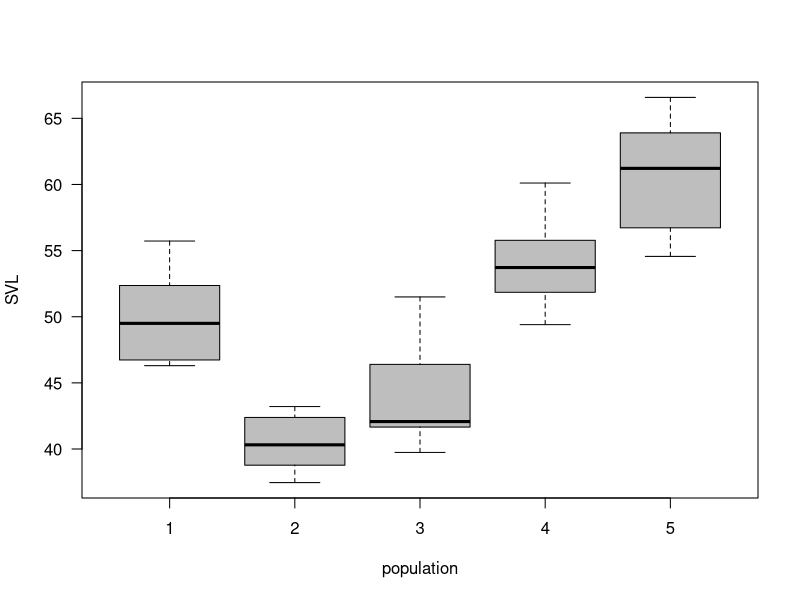
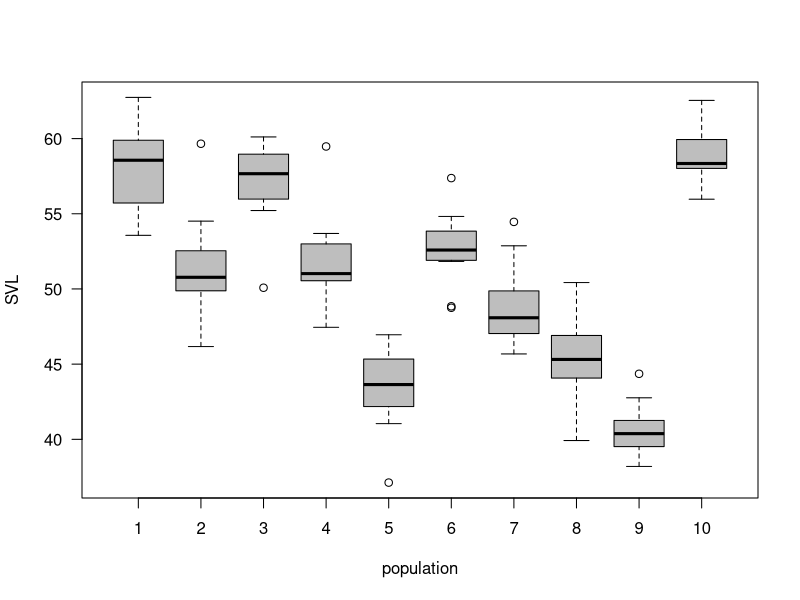

These figures' R source, in order:
#!/usr/bin/Rscript

### generate data for fixed effects ###
ngroups <- 5
nsample <- 10
popMeans <- c(50,40,45,55,60)
sigma <- 3

n <- ngroups * nsample
resid <- rnorm(n,0,sigma)
means <- rep(popMeans, rep(nsample,ngroups))
x <- rep(1:5,rep(nsample,ngroups))

## create design matrix and target variables
X <- as.matrix(model.matrix(~as.factor(x)-1))
y <- as.numeric(X%*% as.matrix(popMeans) + resid)

## plot the data
pdf("fe-svl-data.pdf",height=6,width=6)
boxplot(y~x,col="grey",xlab="population",ylab="SVL",main="",las=1)
dev.off()

## write to outfile
xyFrame <- data.frame(x,y)
write.csv(xyFrame,file="fe-svl.csv",row.names=FALSE)

### generate data for random effects ###
npop <- 10 
nsample <- 12
n <- npop * nsample
popGrandMean <- 50
popSd <- 5
popMeans <- rnorm(n=npop,mean=popGrandMean,sd=popSd)
sigma <- 3

resid <- rnorm(n,0,sigma)
x <- rep(1:npop, rep(nsample, npop))

## create the design matrix and target variables
X <- as.matrix(model.matrix(~ as.factor(x)-1))
y <- as.numeric(X %*% as.matrix(popMeans)+resid) 

print(paste('y',y))
print(paste('x',x))

# Plot of generated data
pdf("re-svl-data.pdf",height=6,width=6)
boxplot(y~x, col="grey", xlab="population", ylab="SVL",main="", las=1)
dev.off()

## write to outfile
xyFrame <- data.frame(x,y)
write.csv(xyFrame,file="re-svl.csv",row.names=FALSE)
print("done.")
